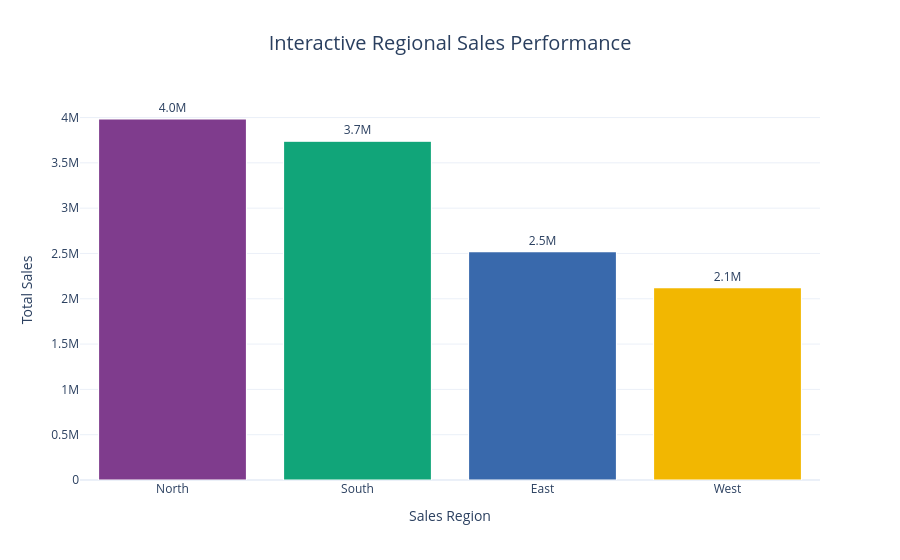

The notebook cell this image was saved under:
### Code cell
# ==========================================
# PLOTLY - REGIONAL SALES PERFORMANCE
# ==========================================

fig = px.bar(
    region_data,
    x='Region',
    y='Total_Sales',
    color='Region',
    text_auto='.2s',
    hover_data={
        'Total_Sales': ':,.2f',
        'Total_Customers': True,
        'Total_Quantity': True,
        'Average_Sales': ':,.2f',
        'Total_Transactions': True
    },
    title='Interactive Regional Sales Performance',
    template='plotly_white',
    color_discrete_sequence=px.colors.qualitative.Bold
)

fig.update_layout(
    title_x=0.5,
    title_font_size=20,
    xaxis_title='Sales Region',
    yaxis_title='Total Sales',
    showlegend=False,
    hovermode='x unified'
)

fig.update_traces(
    textposition='outside',
    marker_line_width=1.2
)

fig.show()

# Save interactive chart
fig.write_html(
    'visualizations/interactive_regional_sales.html'
)

print("Regional sales chart saved successfully!")

### Figure 1 — Plotly figure (JSON) as saved in the notebook; plotly's stock layout.template omitted (floating-point values rounded to 4 significant figures)
{"data": [{"customdata": [[28.0, 147.0, 142300.0, 28.0]], "hovertemplate": "Region=%{x}<br>Total_Sales=%{y:,.2f}<br>Total_Customers=%{customdata[0]}<br>Total_Quantity=%{customdata[1]}<br>Average_Sales=%{customdata[2]:,.2f}<br>Total_Transactions=%{customdata[3]}<extra></extra>", "legendgroup": "North", "marker": {"color": "rgb(127, 60, 141)", "line": {"width": 1.2}, "pattern": {"shape": ""}}, "name": "North", "orientation": "v", "showlegend": true, "textposition": "outside", "texttemplate": "%{y:.2s}", "type": "bar", "x": ["North"], "xaxis": "x", "y": [3983635], "yaxis": "y"}, {"customdata": [[27.0, 143.0, 138400.0, 27.0]], "hovertemplate": "Region=%{x}<br>Total_Sales=%{y:,.2f}<br>Total_Customers=%{customdata[0]}<br>Total_Quantity=%{customdata[1]}<br>Average_Sales=%{customdata[2]:,.2f}<br>Total_Transactions=%{customdata[3]}<extra></extra>", "legendgroup": "South", "marker": {"color": "rgb(17, 165, 121)", "line": {"width": 1.2}, "pattern": {"shape": ""}}, "name": "South", "orientation": "v", "showlegend": true, "textposition": "outside", "texttemplate": "%{y:.2s}", "type": "bar", "x": ["South"], "xaxis": "x", "y": [3737852], "yaxis": "y"}, {"customdata": [[19.0, 94.0, 132600.0, 19.0]], "hovertemplate": "Region=%{x}<br>Total_Sales=%{y:,.2f}<br>Total_Customers=%{customdata[0]}<br>Total_Quantity=%{customdata[1]}<br>Average_Sales=%{customdata[2]:,.2f}<br>Total_Transactions=%{customdata[3]}<extra></extra>", "legendgroup": "East", "marker": {"color": "rgb(57, 105, 172)", "line": {"width": 1.2}, "pattern": {"shape": ""}}, "name": "East", "orientation": "v", "showlegend": true, "textposition": "outside", "texttemplate": "%{y:.2s}", "type": "bar", "x": ["East"], "xaxis": "x", "y": [2519639], "yaxis": "y"}, {"customdata": [[26.0, 94.0, 81690.0, 26.0]], "hovertemplate": "Region=%{x}<br>Total_Sales=%{y:,.2f}<br>Total_Customers=%{customdata[0]}<br>Total_Quantity=%{customdata[1]}<br>Average_Sales=%{customdata[2]:,.2f}<br>Total_Transactions=%{customdata[3]}<extra></extra>", "legendgroup": "West", "marker": {"color": "rgb(242, 183, 1)", "line": {"width": 1.2}, "pattern": {"shape": ""}}, "name": "West", "orientation": "v", "showlegend": true, "textposition": "outside", "texttemplate": "%{y:.2s}", "type": "bar", "x": ["West"], "xaxis": "x", "y": [2123922], "yaxis": "y"}], "layout": {"barmode": "relative", "hovermode": "x unified", "legend": {"title": {"text": "Region"}, "tracegroupgap": 0}, "showlegend": false, "title": {"font": {"size": 20}, "text": "Interactive Regional Sales Performance", "x": 0.5}, "xaxis": {"anchor": "y", "categoryarray": ["North", "South", "East", "West"], "categoryorder": "array", "domain": [0, 1], "title": {"text": "Sales Region"}}, "yaxis": {"anchor": "x", "domain": [0, 1], "title": {"text": "Total Sales"}}}}
